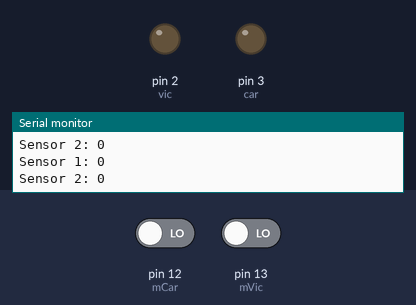
Bench run of a sketch on a simulated Arduino Uno, built with avr-gcc and run on an emulated ATmega328P. Parts: output pins drawn as LEDs (lit = HIGH), the last lines printed to the serial monitor. The inputs (shaded band) are chosen by the test bench; at power-on: pin 12 (mCar) LOW, pin 13 (mVic) LOW.

Above: at 4.8 s.
4.9 s: pin 12 (mCar) driven HIGH
At 6.4 s:
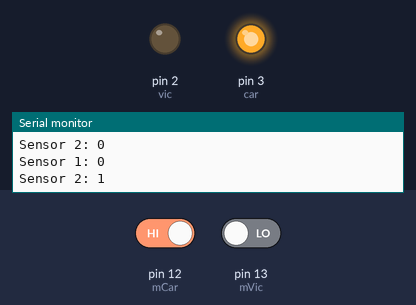
7.6 s: pin 13 (mVic) driven HIGH
At 9.1 s:
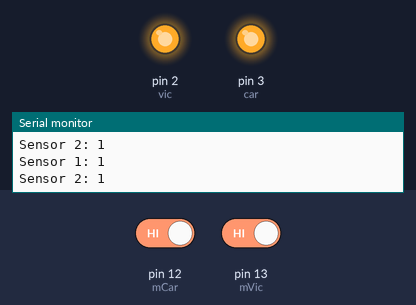
10.3 s: pin 12 (mCar) driven LOW
At 13.2 s:
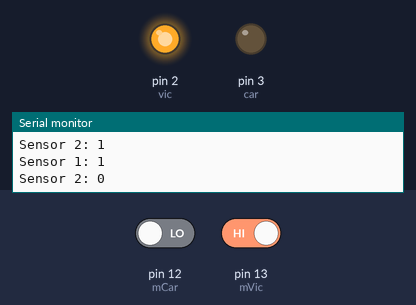
13.5 s: pin 13 (mVic) driven LOW
At 14.9 s:
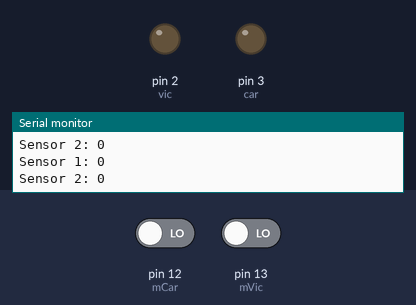
Timing chart, 0 to 16.5 s (numbered marks = the images above; inputs shaded):
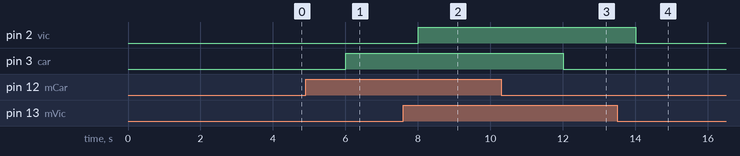

The sketch:

Ball_Switch_con_Motor_Corriente_Continua.ino
```cpp
int vic = 2;
int car = 3;

int mVic = 13;
int mCar = 12;

void setup () {
  // SE INICAR MONITOR SERIE E IMPRIME FECHA Y HORA
    Serial.begin(9600);
    pinMode(vic, OUTPUT);
    pinMode(car, OUTPUT);
    pinMode(mVic, INPUT);
    pinMode(mCar, INPUT);
}

void loop () {
  int sVic = digitalRead(mVic);
  int sCar = digitalRead(mCar);

  Serial.print("Sensor 1: ");
  Serial.println(sVic);
  Serial.print("Sensor 2: ");
  Serial.println(sCar);

  digitalWrite(vic, sVic);
  digitalWrite(car, sCar);

  delay(2000);
}
```

Measured:
- after the input at 4.9 s, pin 3 (car): LOW → HIGH after 1.1 s
- after the input at 7.6 s, pin 2 (vic): LOW → HIGH after 0.40 s
- after the input at 10.3 s, pin 3 (car): HIGH → LOW after 1.7 s
- after the input at 13.5 s, pin 2 (vic): HIGH → LOW after 0.50 s
